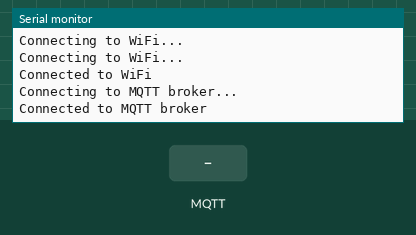
Recording of a sketch running on a simulated ESP32. On the bench: the last lines printed to the serial monitor. Inputs (shaded band) come from the test bench. WiFi joins after 1.5 s; servers stay silent unless stated; no MQTT or app messages arrive unless stated.

Above: at 3.2 s.
3.3 s: MQTT message "1" arrives on the first subscribed topic
At 4.5 s:
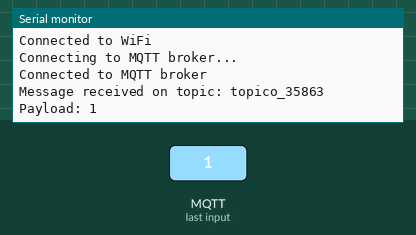
4.8 s: MQTT message "on" arrives on the first subscribed topic
At 5.8 s:
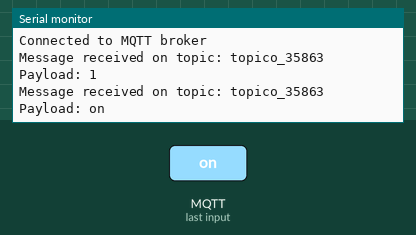
6.3 s: MQTT message "off" arrives on the first subscribed topic
At 7.0 s:
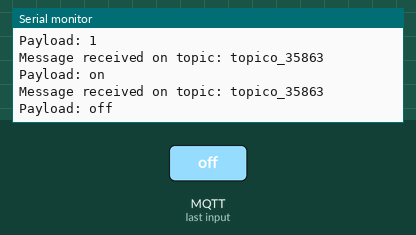
7.8 s: MQTT message "1" arrives on the second subscribed topic
At 8.3 s:
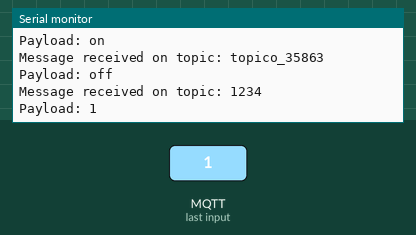

The sketch:

tagoio_t1.ino
```cpp
#include <WiFi.h>
#include <PubSubClient.h>

const char* ssid = "redmi";
const char* password = "123987abc";

const char* mqtt_server = "mqtt.tago.io";
const int mqtt_port = 1883;
const char* mqtt_user = "Token";
const char* mqtt_password = "d492e6a0-f4f5-4f92-8b5c-9d7f7a5ed1f5";

WiFiClient espClient;
PubSubClient client(espClient);

void setup() {
  Serial.begin(115200);

  WiFi.begin(ssid, password);
  while (WiFi.status() != WL_CONNECTED) {
    delay(1000);
    Serial.println("Connecting to WiFi...");
  }
  Serial.println("Connected to WiFi");

  client.setServer(mqtt_server, mqtt_port);
  client.setCallback(callback);

  while (!client.connected()) {
    Serial.println("Connecting to MQTT broker...");
    if (client.connect("esp32_cli1", mqtt_user, mqtt_password)) {
      Serial.println("Connected to MQTT broker");
    } else {
      Serial.print("Failed, rc=");
      Serial.print(client.state());
      Serial.println(" Retrying in 5 seconds...");
      delay(5000);
    }
  }
}
int init1=0;
uint32_t timestamp=0;
void loop() {
  if (!client.connected()) {
    reconnect();
  }

  if(init1==0){
    client.publish("init", "init1");
    client.subscribe("topico_35863");
    client.subscribe("1234");
    init1++;
  }

  client.loop();

  if(millis() - timestamp > 10000){
      Serial.println("publish?");
      client.publish("topico_79384","value_?");
      timestamp=millis();
  }

  delay(100);
}

void callback(char* topic, byte* payload, unsigned int length) {
  Serial.print("Message received on topic: ");
  Serial.println(topic);

  Serial.print("Payload: ");
  for (int i = 0; i < length; i++) {
    Serial.print((char)payload[i]);
  }
  Serial.println();
}

void reconnect() {
  // Loop until we're reconnected
  while (!client.connected()) {
    Serial.println("Attempting MQTT connection...");
    // Attempt to connect
    if (client.connect("esp32_cli1", mqtt_user, mqtt_password)) {
      Serial.println("Connected to MQTT broker");
      // Subscribe to topics here if needed
    } else {
      Serial.print("Failed, rc=");
      Serial.print(client.state());
      Serial.println(" Retrying in 5 seconds...");
      // Wait 5 seconds before retrying
      delay(5000);
    }
  }
}
```

Measured:
- after the input at 3.3 s, the serial monitor: prints a new line after 0.06 s (image 1)
- after the input at 4.8 s, the serial monitor: prints a new line after 0.06 s (image 2)
- after the input at 6.3 s, the serial monitor: prints a new line after 0.06 s (image 3)
- after the input at 7.8 s, the serial monitor: prints a new line after 0.07 s (image 4)
